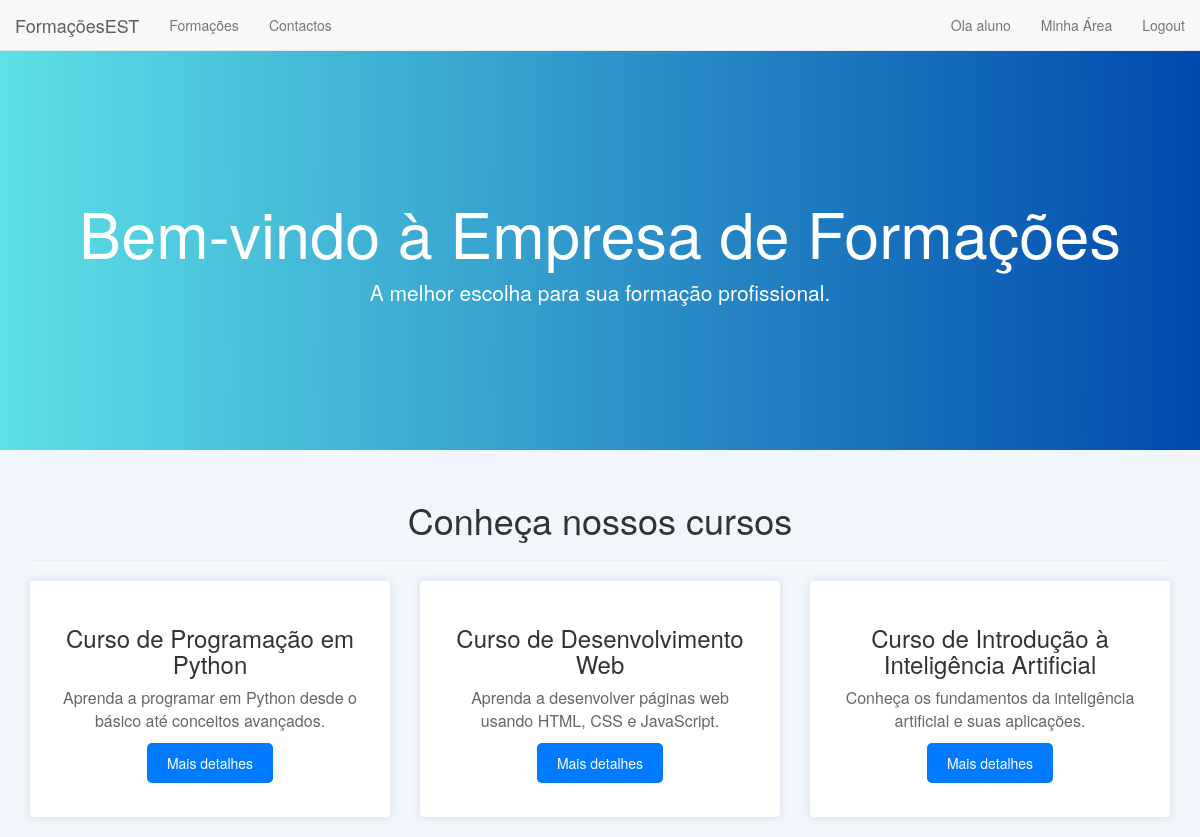
Page /paginas/home.php (signed in) on the committed database.
### tables this page shows
CREATE TABLE `curso` (
  `id_curso` int(11) NOT NULL,
  `descricao` varchar(100) NOT NULL,
  `duracao` int(11) NOT NULL,
  `preco` decimal(8,2) DEFAULT NULL,
  `nome` varchar(60) DEFAULT NULL,
  `idade_maxima` int(11) DEFAULT NULL,
  `id_docente` int(11) DEFAULT NULL,
  `capacidade_maxima` int(11) DEFAULT NULL
);

### paginas/home.php (the view, shortened to what this page needs)
<?php
include 'navbar.php';
?>
<!DOCTYPE html>
<html lang="pt">
<head>
    <link rel="stylesheet" href="bootstrap.min.css">
</head>
<body>
    <div class="jumbotron">
        <div class="container">
            <h1>Bem-vindo à Empresa de Formações</h1>
            <p>A melhor escolha para sua formação profissional.</p>
        </div>
    </div>
    <div class="container course-container">
        <div class="text-center">
            <h1 class="display-4">Conheça nossos cursos</h1>
        </div>
        <hr>
        <div class="row">
            <?php
                $sql = "SELECT * FROM curso";
                $result = mysqli_query($conn, $sql);
                if ($result && mysqli_num_rows($result) > 0) {
                    while ($row = mysqli_fetch_assoc($result)) {
                        echo '<div class="col-md-4">';
                        echo '<div class="thumbnail">';
                        echo '<div class="caption">';
                        echo '<h3>'.$row['nome'].'</h3>';
                        echo '<p>'.$row['descricao'].'</p>';
                        echo '<p><a href="curso.php?id_curso='.$row['id_curso'].'" class="btn btn-details" role="button">Mais detalhes</a></p>';
                        echo '</div></div></div>';
                    }
                }
            ?>
        </div>
    </div>
</body>
</html>

### paginas/home.php (style rules this page uses)
body { padding-top: 50px; background-color: #f0f6fc; }
.jumbotron { background-image: url('main_banner.jpg'); background-position: center; background-size: cover; height: 400px; display: flex; align-items: center; justify-content: center; text-align: center; color: white; }
.course-container { margin-top: 30px; }
.course-container .thumbnail { border: none; box-shadow: 0px 0px 10px rgba(0,0,0,0.1); }
.course-container .caption { padding: 20px; text-align: center; }
.course-container h3 { font-size: 24px; color: #333; }
.course-container p { font-size: 16px; color: #666; }
.btn-details { background-color: #007bff; color: #fff; border: none; padding: 10px 20px; border-radius: 5px; }

### rows in the picture
curso: nome "Curso de Programação em Python", descricao "Aprenda a programar em Python desde o básico até conceitos avançados."
curso: nome "Curso de Desenvolvimento Web", descricao "Aprenda a desenvolver páginas web usando HTML, CSS e JavaScript."
curso: nome "Curso de Introdução à Inteligência Artificial", descricao "Conheça os fundamentos da inteligência artificial e suas aplicações."

### other values in the picture
$_SESSION['nome'] "aluno"
